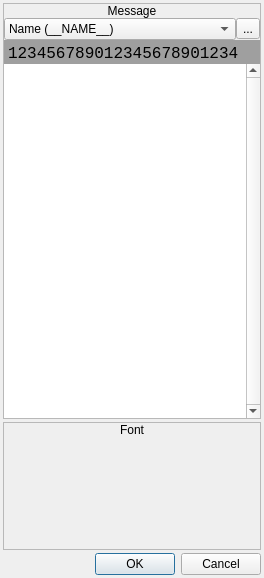
<?xml version="1.0" encoding="UTF-8"?>
<ui version="4.0">
 <class>ConfigureEvent_ShowMessage</class>
 <widget class="QDialog" name="ConfigureEvent_ShowMessage">
  <property name="geometry">
   <rect>
    <x>0</x>
    <y>0</y>
    <width>264</width>
    <height>578</height>
   </rect>
  </property>
  <property name="windowTitle">
   <string>Show Message</string>
  </property>
  <property name="styleSheet">
   <string notr="true">.QFrame
{
	border: 1px solid palette(text);
}

.QFrame&gt;QLabel
{
	background-color: palette(text);
	color: palette(window);
}</string>
  </property>
  <layout class="QVBoxLayout" name="verticalLayout_3">
   <property name="spacing">
    <number>3</number>
   </property>
   <property name="leftMargin">
    <number>3</number>
   </property>
   <property name="topMargin">
    <number>3</number>
   </property>
   <property name="rightMargin">
    <number>3</number>
   </property>
   <property name="bottomMargin">
    <number>3</number>
   </property>
   <item>
    <widget class="QFrame" name="frame">
     <property name="frameShape">
      <enum>QFrame::StyledPanel</enum>
     </property>
     <property name="frameShadow">
      <enum>QFrame::Raised</enum>
     </property>
     <layout class="QVBoxLayout" name="verticalLayout">
      <property name="spacing">
       <number>0</number>
      </property>
      <property name="leftMargin">
       <number>0</number>
      </property>
      <property name="topMargin">
       <number>0</number>
      </property>
      <property name="rightMargin">
       <number>0</number>
      </property>
      <property name="bottomMargin">
       <number>0</number>
      </property>
      <item>
       <widget class="QLabel" name="label">
        <property name="sizePolicy">
         <sizepolicy hsizetype="Preferred" vsizetype="Fixed">
          <horstretch>0</horstretch>
          <verstretch>0</verstretch>
         </sizepolicy>
        </property>
        <property name="text">
         <string>Message</string>
        </property>
        <property name="alignment">
         <set>Qt::AlignCenter</set>
        </property>
       </widget>
      </item>
      <item>
       <widget class="QWidget" name="widget" native="true">
        <layout class="QVBoxLayout" name="verticalLayout_2">
         <property name="spacing">
          <number>0</number>
         </property>
         <property name="leftMargin">
          <number>0</number>
         </property>
         <property name="topMargin">
          <number>0</number>
         </property>
         <property name="rightMargin">
          <number>0</number>
         </property>
         <property name="bottomMargin">
          <number>0</number>
         </property>
         <item>
          <widget class="QWidget" name="widget_2" native="true">
           <layout class="QHBoxLayout" name="horizontalLayout">
            <property name="spacing">
             <number>0</number>
            </property>
            <property name="leftMargin">
             <number>0</number>
            </property>
            <property name="topMargin">
             <number>0</number>
            </property>
            <property name="rightMargin">
             <number>0</number>
            </property>
            <property name="bottomMargin">
             <number>0</number>
            </property>
            <item>
             <widget class="QComboBox" name="optValue">
              <item>
               <property name="text">
                <string>Name (__NAME__)</string>
               </property>
              </item>
              <item>
               <property name="text">
                <string>HP (_hp)</string>
               </property>
              </item>
              <item>
               <property name="text">
                <string>Max HP (_HP)</string>
               </property>
              </item>
              <item>
               <property name="text">
                <string>MP (_m)</string>
               </property>
              </item>
              <item>
               <property name="text">
                <string>Max MP (_M)</string>
               </property>
              </item>
              <item>
               <property name="text">
                <string>XP (__XP__)</string>
               </property>
              </item>
              <item>
               <property name="text">
                <string>Next Level (_NLVL_)</string>
               </property>
              </item>
              <item>
               <property name="text">
                <string>XP Left (_XPLFT)</string>
               </property>
              </item>
              <item>
               <property name="text">
                <string>Gold (_GLD_)</string>
               </property>
              </item>
              <item>
               <property name="text">
                <string>Level (_L)</string>
               </property>
              </item>
              <item>
               <property name="text">
                <string>Attack (_AT)</string>
               </property>
              </item>
              <item>
               <property name="text">
                <string>Defense (_DF)</string>
               </property>
              </item>
              <item>
               <property name="text">
                <string>Agility (_AG)</string>
               </property>
              </item>
              <item>
               <property name="text">
                <string>Magic (_PW)</string>
               </property>
              </item>
             </widget>
            </item>
            <item>
             <widget class="QToolButton" name="btnInsertValue">
              <property name="text">
               <string>...</string>
              </property>
              <property name="icon">
               <iconset resource="icons.qrc">
                <normaloff>:/icons/add.png</normaloff>:/icons/add.png</iconset>
              </property>
             </widget>
            </item>
           </layout>
          </widget>
         </item>
         <item>
          <widget class="QPlainTextEdit" name="plainTextEdit_2">
           <property name="sizePolicy">
            <sizepolicy hsizetype="Expanding" vsizetype="Fixed">
             <horstretch>0</horstretch>
             <verstretch>0</verstretch>
            </sizepolicy>
           </property>
           <property name="minimumSize">
            <size>
             <width>0</width>
             <height>24</height>
            </size>
           </property>
           <property name="maximumSize">
            <size>
             <width>16777215</width>
             <height>24</height>
            </size>
           </property>
           <property name="font">
            <font>
             <family>Monospace</family>
             <pointsize>12</pointsize>
            </font>
           </property>
           <property name="styleSheet">
            <string notr="true">QPlainTextEdit
{
	background-color: palette(dark);
}</string>
           </property>
           <property name="frameShape">
            <enum>QFrame::NoFrame</enum>
           </property>
           <property name="verticalScrollBarPolicy">
            <enum>Qt::ScrollBarAlwaysOff</enum>
           </property>
           <property name="horizontalScrollBarPolicy">
            <enum>Qt::ScrollBarAlwaysOff</enum>
           </property>
           <property name="undoRedoEnabled">
            <bool>false</bool>
           </property>
           <property name="lineWrapMode">
            <enum>QPlainTextEdit::NoWrap</enum>
           </property>
           <property name="readOnly">
            <bool>true</bool>
           </property>
           <property name="plainText">
            <string>123456789012345678901234</string>
           </property>
           <property name="textInteractionFlags">
            <set>Qt::NoTextInteraction</set>
           </property>
          </widget>
         </item>
         <item>
          <widget class="QPlainTextEdit" name="txtMessage">
           <property name="font">
            <font>
             <family>Monospace</family>
             <pointsize>12</pointsize>
            </font>
           </property>
           <property name="frameShape">
            <enum>QFrame::NoFrame</enum>
           </property>
           <property name="verticalScrollBarPolicy">
            <enum>Qt::ScrollBarAlwaysOn</enum>
           </property>
           <property name="horizontalScrollBarPolicy">
            <enum>Qt::ScrollBarAlwaysOff</enum>
           </property>
           <property name="lineWrapMode">
            <enum>QPlainTextEdit::NoWrap</enum>
           </property>
           <property name="plainText">
            <string/>
           </property>
          </widget>
         </item>
        </layout>
       </widget>
      </item>
     </layout>
    </widget>
   </item>
   <item>
    <widget class="QFrame" name="frame_2">
     <property name="frameShape">
      <enum>QFrame::StyledPanel</enum>
     </property>
     <property name="frameShadow">
      <enum>QFrame::Raised</enum>
     </property>
     <layout class="QVBoxLayout" name="verticalLayout_4">
      <property name="spacing">
       <number>0</number>
      </property>
      <property name="leftMargin">
       <number>0</number>
      </property>
      <property name="topMargin">
       <number>0</number>
      </property>
      <property name="rightMargin">
       <number>0</number>
      </property>
      <property name="bottomMargin">
       <number>0</number>
      </property>
      <item>
       <widget class="QLabel" name="label_3">
        <property name="sizePolicy">
         <sizepolicy hsizetype="Preferred" vsizetype="Fixed">
          <horstretch>0</horstretch>
          <verstretch>0</verstretch>
         </sizepolicy>
        </property>
        <property name="text">
         <string>Font</string>
        </property>
        <property name="alignment">
         <set>Qt::AlignCenter</set>
        </property>
       </widget>
      </item>
      <item>
       <widget class="QWidget" name="widget_3" native="true">
        <layout class="QVBoxLayout" name="verticalLayout_5">
         <property name="spacing">
          <number>0</number>
         </property>
         <property name="leftMargin">
          <number>0</number>
         </property>
         <property name="topMargin">
          <number>0</number>
         </property>
         <property name="rightMargin">
          <number>0</number>
         </property>
         <property name="bottomMargin">
          <number>0</number>
         </property>
         <item>
          <widget class="ImageView" name="gfxFont">
           <property name="minimumSize">
            <size>
             <width>256</width>
             <height>112</height>
            </size>
           </property>
           <property name="maximumSize">
            <size>
             <width>256</width>
             <height>112</height>
            </size>
           </property>
           <property name="styleSheet">
            <string notr="true">background-image: url(:/icons/bg.png);</string>
           </property>
           <property name="text">
            <string/>
           </property>
          </widget>
         </item>
        </layout>
       </widget>
      </item>
     </layout>
    </widget>
   </item>
   <item>
    <widget class="QDialogButtonBox" name="buttonBox">
     <property name="orientation">
      <enum>Qt::Horizontal</enum>
     </property>
     <property name="standardButtons">
      <set>QDialogButtonBox::Cancel|QDialogButtonBox::Ok</set>
     </property>
    </widget>
   </item>
  </layout>
 </widget>
 <customwidgets>
  <customwidget>
   <class>ImageView</class>
   <extends>QLabel</extends>
   <header>imageview.h</header>
  </customwidget>
 </customwidgets>
 <resources>
  <include location="icons.qrc"/>
 </resources>
 <connections>
  <connection>
   <sender>buttonBox</sender>
   <signal>accepted()</signal>
   <receiver>ConfigureEvent_ShowMessage</receiver>
   <slot>accept()</slot>
   <hints>
    <hint type="sourcelabel">
     <x>248</x>
     <y>254</y>
    </hint>
    <hint type="destinationlabel">
     <x>157</x>
     <y>274</y>
    </hint>
   </hints>
  </connection>
  <connection>
   <sender>buttonBox</sender>
   <signal>rejected()</signal>
   <receiver>ConfigureEvent_ShowMessage</receiver>
   <slot>reject()</slot>
   <hints>
    <hint type="sourcelabel">
     <x>316</x>
     <y>260</y>
    </hint>
    <hint type="destinationlabel">
     <x>286</x>
     <y>274</y>
    </hint>
   </hints>
  </connection>
 </connections>
</ui>
